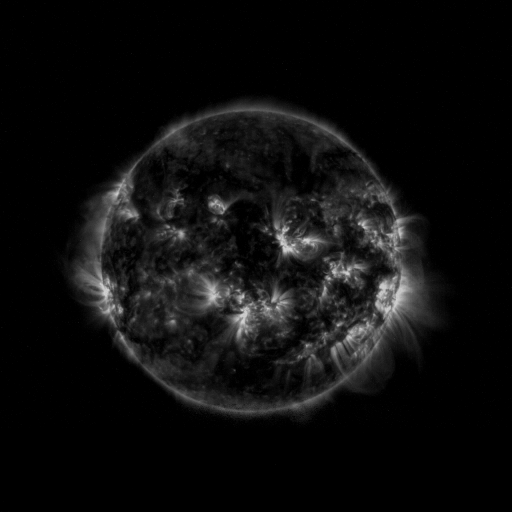
#> input picture .calibration.png, 1024 x 1024 px (shown at 1/2 size)
$ python main.py
#> lines starting #> are read from the running program, lines starting #| are printed output that depends on the picture
import cv2
import numpy as np
import glob
import imageio

# Settings
INPUT_DIRECTORY = "SWAP"
OUTPUT_GIF = "output.gif"
SELECTED_TINT = 'blue'
TINT_COLORS = {
    'normal': [0.93, 0.44, 0.01],
    'green': [0.44, 0.93, 0.01],
    'pink': [0.93, 0.01, 0.44],
    'blue': [0.01, 0.44, 0.93]
}
BRIGHTNESS_ADJUSTMENT = 20
CONTRAST_FACTOR = 4

# Constants
CALIBRATION_IMAGE = ".calibration.png"
OUTPUT_SIZE = (1024, 1024)
GRID_SEARCH_RANGE = 4
ROTATION_RANGE = 360
ROTATION_STEP = 90
MIN_RADIUS_FACTOR, MAX_RADIUS_FACTOR = 4, 2
GAUSSIAN_BLUR_KERNEL = (9, 9)
GAUSSIAN_BLUR_SIGMA = 2
HOUGH_CIRCLE_PARAMS = {
    'dp': 1,
    'minDist': 100,
    'param1': 50,
    'param2': 30
}

def calculate_image_difference(img1, img2):
    """Calculate the L1 norm difference between two images."""
    return cv2.norm(img1, img2, cv2.NORM_L1)

def rotate_image(image, angle):
    """Rotate the image by the specified angle, maintaining original size."""
    height, width = image.shape[:2]
    center = (width // 2, height // 2)
    rotation_matrix = cv2.getRotationMatrix2D(center, angle, 1.0)
    return cv2.warpAffine(image, rotation_matrix, (width, height))

def crop_image(img, center, size):
    """
    Crop the image around a specified center point.
    If the crop area extends beyond the image boundaries, fill with black.
    """
    x, y, _ = center
    height, width = img.shape[:2]
    crop_width, crop_height = size

    # Calculate crop boundaries
    x_min = int(x - crop_width // 2)
    y_min = int(y - crop_height // 2)
    x_max = x_min + crop_width
    y_max = y_min + crop_height

    # Create a black canvas of the desired size
    cropped = np.zeros((crop_height, crop_width, 3), dtype=np.uint8)

    # Calculate the overlapping region between the original image and the crop area
    src_x_min = max(0, x_min)
    src_y_min = max(0, y_min)
    src_x_max = min(width, x_max)
    src_y_max = min(height, y_max)

    # Calculate the corresponding region in the output image
    dst_x_min = src_x_min - x_min
    dst_y_min = src_y_min - y_min
    dst_x_max = dst_x_min + (src_x_max - src_x_min)
    dst_y_max = dst_y_min + (src_y_max - src_y_min)

    # Copy the overlapping region
    cropped[dst_y_min:dst_y_max, dst_x_min:dst_x_max] = img[src_y_min:src_y_max, src_x_min:src_x_max]

    return cropped

def find_sun_center(img):
    """Detect the center of the sun in the image using Hough Circle Transform."""
    gray = cv2.cvtColor(img, cv2.COLOR_BGR2GRAY)
    blurred = cv2.GaussianBlur(gray, GAUSSIAN_BLUR_KERNEL, GAUSSIAN_BLUR_SIGMA)
    min_radius = int(min(img.shape[:2]) / MIN_RADIUS_FACTOR)
    max_radius = int(min(img.shape[:2]) / MAX_RADIUS_FACTOR)

    circles = cv2.HoughCircles(
        blurred, cv2.HOUGH_GRADIENT, minRadius=min_radius,
        maxRadius=max_radius, **HOUGH_CIRCLE_PARAMS
    )

    if circles is not None:
        circles = np.uint16(np.around(circles))[0]
        return min(circles, key=lambda c: (img.shape[1]//2 - c[0])**2 + (img.shape[0]//2 - c[1])**2)[:3]
    print("No circles detected.")
    return None

def enhance_image(image, contrast_factor=CONTRAST_FACTOR, brightness=BRIGHTNESS_ADJUSTMENT):
    """Apply color enhancement, tinting, and contrast adjustments to the image."""
    # Adjust brightness
    hsv = cv2.cvtColor(image, cv2.COLOR_BGR2HSV)
    h, s, v = cv2.split(hsv)
    v = np.clip(v + brightness, 0, 255)
    image = cv2.cvtColor(cv2.merge((h, s, v)), cv2.COLOR_HSV2BGR)

    # Apply tinting
    image_float = image.astype(np.float32) / 255.0
    tint_color = np.array(TINT_COLORS[SELECTED_TINT])
    tinted = image_float * tint_color

    # Adjust contrast
    mean = np.mean(tinted, axis=(0, 1))
    tinted = np.clip((tinted - mean) * contrast_factor + mean, 0, 1)
    tinted = (tinted * 255).astype(np.uint8)

    return cv2.normalize(tinted, None, alpha=0, beta=255, norm_type=cv2.NORM_MINMAX)

def process_images():
    """Process all images in the input directory and save as a GIF."""
    image_files = sorted(glob.glob(f"{INPUT_DIRECTORY}/*.png"))
    frames = []

    # Process calibration image
    calibration_img = cv2.imread(CALIBRATION_IMAGE)
#> calibration_img is the input picture: shape (1024, 1024, 3); min 0, max 214, mean 13.7
    calibration_center = find_sun_center(calibration_img)
#> in find_sun_center, `circles = cv2.HoughCircles( blurred, cv2.HOUGH_GRADIENT, minRadius=min..`: circles = [[503.5, 517.5, 301.9], [440.5, 352.5, 298.5], [505.5, 737.5, 295.1]]
#> in find_sun_center, `circles = np.uint16(np.around(circles))[0]`: circles = [[504, 518, 302], [440, 352, 298], [506, 738, 295]]
#> calibration_center = [504, 518, 302]
    calibration_crop = crop_image(calibration_img, calibration_center, OUTPUT_SIZE)
#> in crop_image, `x, y, _ = center`: x = 504; y = 518
#> in crop_image, `x_min = int(x - crop_width // 2)`: x_min = -8
#> in crop_image, `y_min = int(y - crop_height // 2)`: y_min = 6
#> in crop_image, `x_max = x_min + crop_width`: x_max = 1016
#> in crop_image, `y_max = y_min + crop_height`: y_max = 1030
#> in crop_image, `src_x_min = max(0, x_min)`: src_x_min = 0
#> in crop_image, `src_y_min = max(0, y_min)`: src_y_min = 6
#> in crop_image, `src_x_max = min(width, x_max)`: src_x_max = 1016
#> in crop_image, `src_y_max = min(height, y_max)`: src_y_max = 1024
#> in crop_image, `dst_x_min = src_x_min - x_min`: dst_x_min = 8
#> in crop_image, `dst_y_min = src_y_min - y_min`: dst_y_min = 0
#> in crop_image, `dst_x_max = dst_x_min + (src_x_max - src_x_min)`: dst_x_max = 1024
#> in crop_image, `dst_y_max = dst_y_min + (src_y_max - src_y_min)`: dst_y_max = 1018
#> in crop_image, `cropped[dst_y_min:dst_y_max, dst_x_min:dst_x_max] = img[src_y_min:src_..`:
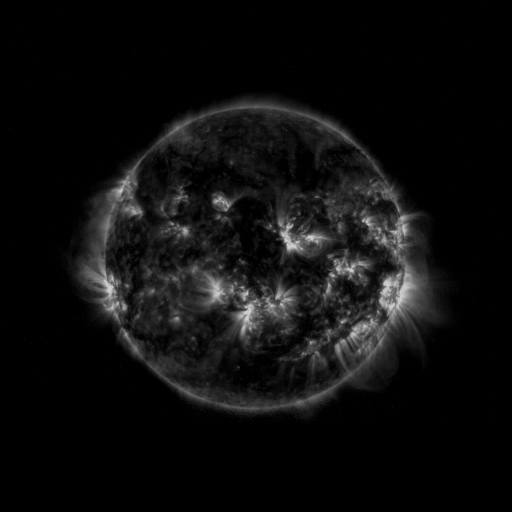
#> cropped: shape (1024, 1024, 3) (shown at 1/2 size); min 0, max 214, mean 13.7
    calibration_crop = enhance_image(calibration_crop)
#> in enhance_image, `hsv = cv2.cvtColor(image, cv2.COLOR_BGR2HSV)`: hsv: shape (1024, 1024, 3); mean H, S, V 0, 0, 13.7
#> in enhance_image, `h, s, v = cv2.split(hsv)`: h: shape (1024, 1024); every value is 0
#> in enhance_image, `tinted = image_float * tint_color`:
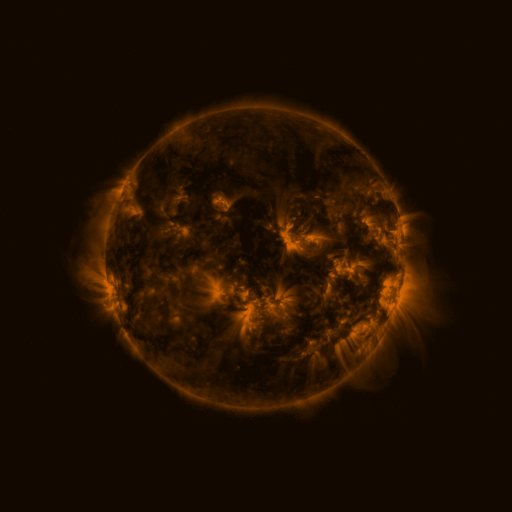
#> tinted: shape (1024, 1024, 3) float64 (shown at 1/2 size); mean B, G, R 0.00132, 0.0582, 0.123
#> in enhance_image, `mean = np.mean(tinted, axis=(0, 1))`: mean = [0.00132, 0.0582, 0.123]
#> in enhance_image, `tinted = np.clip((tinted - mean) * contrast_factor + mean, 0, 1)`:
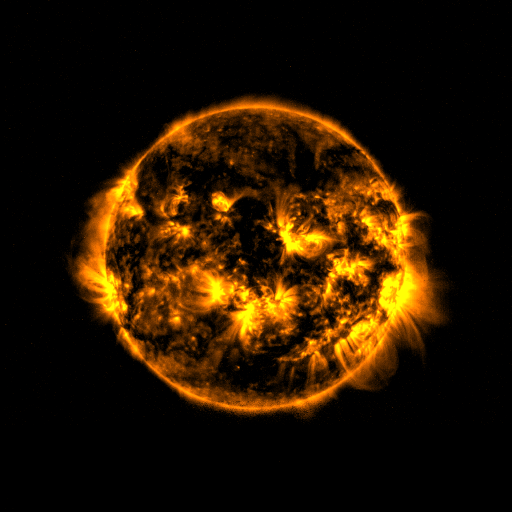
#> tinted: shape (1024, 1024, 3) float64 (shown at 1/2 size); mean B, G, R 0.00188, 0.0815, 0.149

    for filename in image_files:
        img = cv2.imread(filename)
        center = find_sun_center(img)

        # Find best translation
        translations = [
            (tx, ty, calculate_image_difference(calibration_crop, crop_image(img, [tx, ty, center[2]], OUTPUT_SIZE)))
            for tx in range(center[0] - GRID_SEARCH_RANGE, center[0] + GRID_SEARCH_RANGE)
            for ty in range(center[1] - GRID_SEARCH_RANGE, center[1] + GRID_SEARCH_RANGE)
        ]
        best_tx, best_ty, _ = min(translations, key=lambda x: x[2])
        crop = crop_image(img, [best_tx, best_ty, center[2]], OUTPUT_SIZE)

        # Find best rotation
        rotations = [
            (angle, calculate_image_difference(calibration_crop, rotate_image(crop, angle)))
            for angle in range(0, ROTATION_RANGE, ROTATION_STEP)
        ]
        best_angle, _ = min(rotations, key=lambda x: x[1])
        rotated = rotate_image(crop, best_angle)

        enhanced = enhance_image(rotated)
        frames.append(enhanced)

    # Save as GIF
    imageio.mimsave(OUTPUT_GIF, frames, duration=100)

if __name__ == "__main__":
    process_images()
